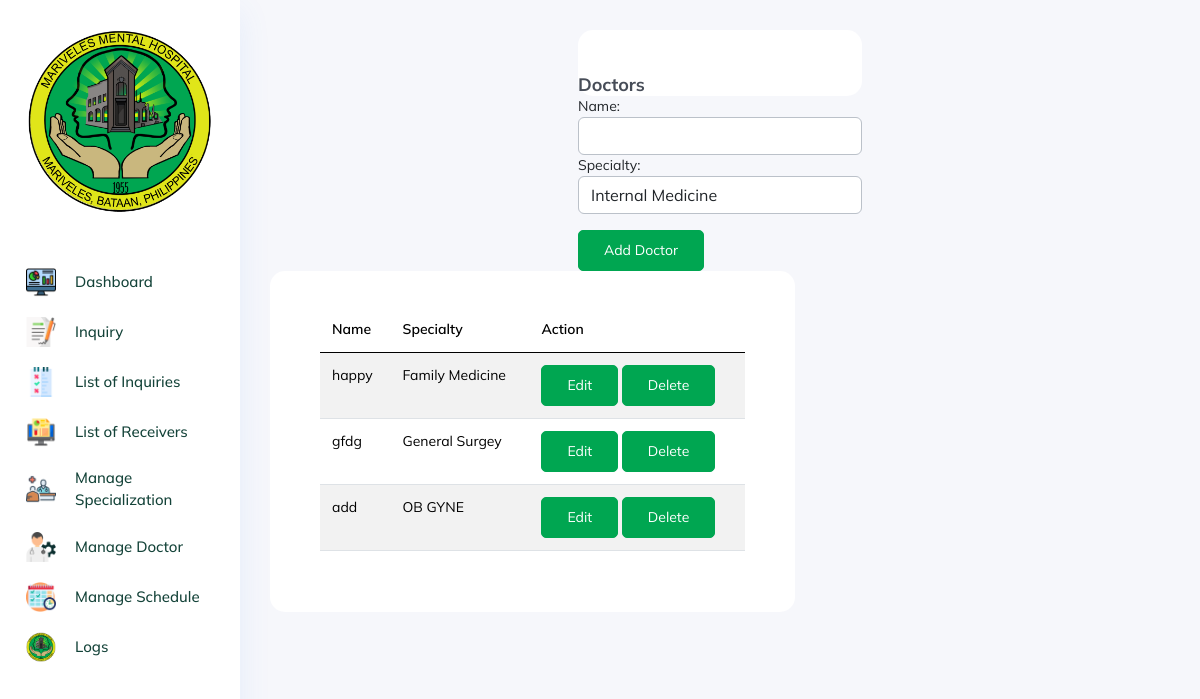
Screenshot of /etc/old/manage_doctor.php (signed in) with the database file from the repository.
### tables this page shows
CREATE TABLE `doctors` (
  `id` int(11) NOT NULL,
  `name` varchar(50) NOT NULL DEFAULT '',
  `specialty` varchar(50) NOT NULL
);

CREATE TABLE `specialties` (
  `id` int(11) NOT NULL,
  `specialty` varchar(50) NOT NULL
);

### etc/old/manage_doctor.php (the view, shortened to what this page needs)
<?php
include "include/config.php";
include "include/header.php";
include "include/sidebar.php";
?>
<?php
$sql = "SELECT * FROM specialties";
$result = mysqli_query($db, $sql);
$specialties = mysqli_fetch_all($result, MYSQLI_ASSOC);
?>
<link rel="stylesheet" href="https://cdnjs.cloudflare.com/ajax/libs/twitter-bootstrap/5.3.0/css/bootstrap.min.css">
<link rel="stylesheet" href="https://cdn.datatables.net/2.0.7/css/dataTables.bootstrap5.css">
<link rel="stylesheet" href="vendors/style1.css">
<!DOCTYPE html>
<html lang="en">
<head>
</head>
<body>
    <section class="main_content dashboard_part large_header_bg">
        <div class="main_content_iner ">
            <div class="container-fluid p-0 sm_padding_15px">
                <div class="row justify-content-center">
                    <div class="col-lg-4">
                        <div class="white_card">
                            <div class="white_card_header">
                            </div>
                            <div class="box_header m-0">
                                <div class="main-title">
                                    <h3 class="m-0">Doctors</h3>
                                </div>
                            </div>
                        </div>
                        <div class="white_card_body">
                            <div class="white_card_body">
                                <form id="doctorForm">
                                    <label>Name:</label>
                                    <input type="text" class="form-control" id="name">
                                    <label>Specialty:</label>
                                    <select id="specialty" class="form-control">
                                        <?php foreach ($specialties as $specialty) : ?>
                            </div>
                            <option value="<?php echo $specialty['id']; ?>"><?php echo $specialty['specialty']; ?></option>
                        <?php endforeach; ?>
                        <button type="submit" class="btn_1 mt-3">Add Doctor</button>
                        </div>
                    </div>
            <div class="col-lg-7">
                <div class="white_card card_height_100 mb_30">
                    <div class="white_card_body pt-3 pb-6">
                        <div class="bgc-white bd bdrs-3 p-20 mB-20">
                            <?php
                            $sql = "SELECT * FROM doctors LEFT JOIN specialties ON doctors.specialty = specialties.id";
                            $result = mysqli_query($db, $sql);
                            $doctors = mysqli_fetch_all($result, MYSQLI_ASSOC);
                            ?>
                            <table id="doctorTable" class="table table-striped" role="grid" style="width: 100%;" class="mt-3">
                                <thead>
                                    <tr>
                                        <th style="color: black; font-weight: 600">Name</th>
                                        <th style="color: black; font-weight: 600">Specialty</th>
                                        <th style="color: black; font-weight: 600">Action</th>
                                    </tr>
                                </thead>
                                <tbody>
                                    <?php foreach ($doctors as $row) : ?>
                                        <tr>
                                            <td style="color: black; font-weight: 400"><?= $row['name']; ?></td>
                                            <td style="color: black; font-weight: 400"><?= $row['specialty']; ?></td>
                                            <td>
                                                <button class='editBtn btn_1' data-id="<?= $row['id']; ?>">Edit</button>
                                                <button class='deleteBtn btn_1' data-id="<?= $row['id']; ?>">Delete</button>
                                            </td>
                                        </tr>
                                    <?php endforeach; ?>
                                </tbody>
                            </table>
                        </div>
                    </div>
                    <?php include('include/footer.php'); ?>

### include/sidebar.php (style rules this page uses)
body { font-family: Mulish, sans-serif !important; }

### etc/old/manage_doctor.php (style rules this page uses)
tbody td { font-size: 14px !important; }
.btn_1 { background-color: #0d560d; border: 1px solid #0d560d; }

### rows the page displays
doctors: name "happy", specialties.specialty "Family Medicine"
doctors: name "gfdg", specialties.specialty "General Surgey"
doctors: name "add", specialties.specialty "OB GYNE"

### other values shown
form field value "Internal Medicine"
